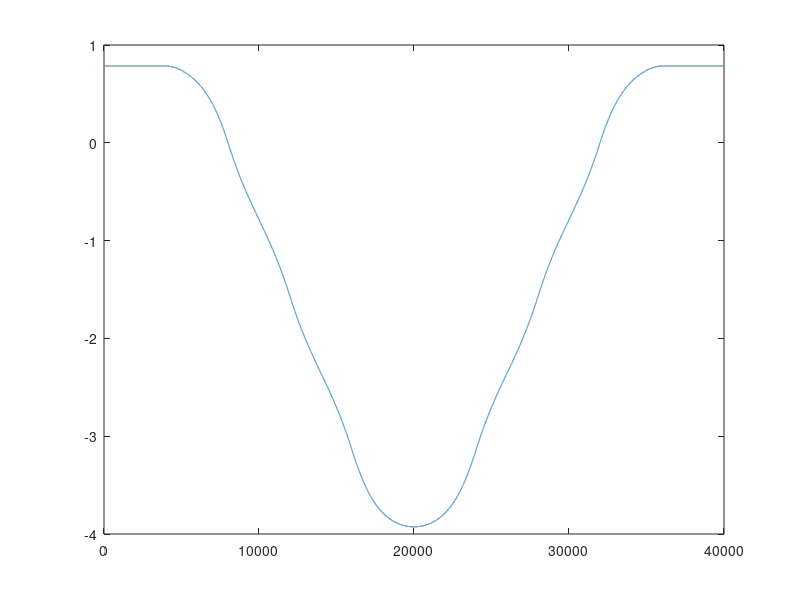

This chart was generated by the following MATLAB code: (Note: this script raises an error after producing the figure.)
clear, clc, close all
traj=importdata('eight_scaled_fast.txt');



for i=1:size(traj,2)
    if i<5
        traj(3,i) = pi/4;
    end
    if i > size(traj,2) - 5
        traj(3,i) = pi/4;
    end
end

plot(traj(3,:))

%{
dt = 0.001;
y_dot = zeros(1,size(traj,2));
x_dot = zeros(1,size(traj,2));
traj2 = zeros(1,size(traj,2));

for i=1:size(traj,2)
	if i>1
		y_dot(1,i) = (traj(2,i) -traj(2, i-1))/dt;
		x_dot(1,i) = (traj(1,i) -traj(1, i-1))/dt;
	end
end
traj2 = atan2(y_dot,  x_dot);

%adjust
for i=1:size(traj2,2)
    if i==1
        traj2(i) = traj2(i+1);
    end
    if traj2(i) > pi/2
        traj2(i) = traj2(i) - 2*pi;
    end
end


figure 
hold on
subplot(3,1,1)
plot(traj(1,:))
subplot(3,1,2)
plot(traj(2,:))
subplot(3,1,3)
plot(traj2)

figure
plot(traj(1,:),traj(2,:))

%}
eight_adjusted=traj;
writematrix(eight_adjusted,'eight_adjusted_40s.txt','Delimiter','tab');
type 'eight_adjusted_40s.txt';

